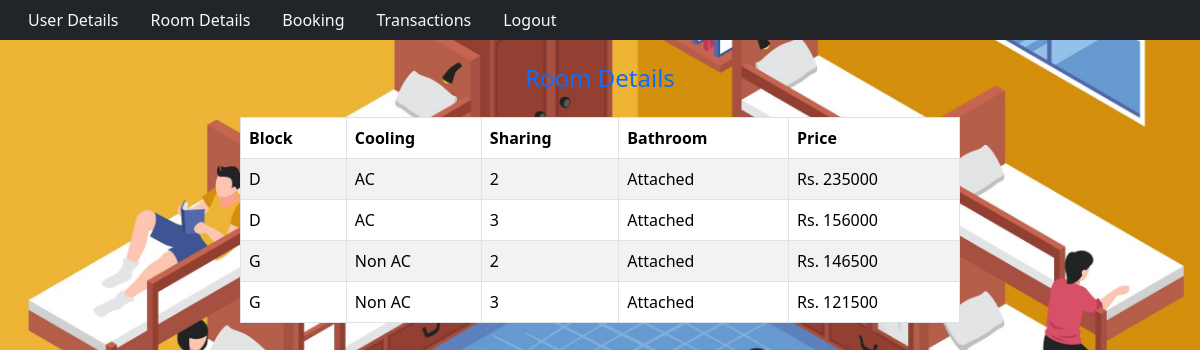
The page /booking/details on the database as committed earlier.
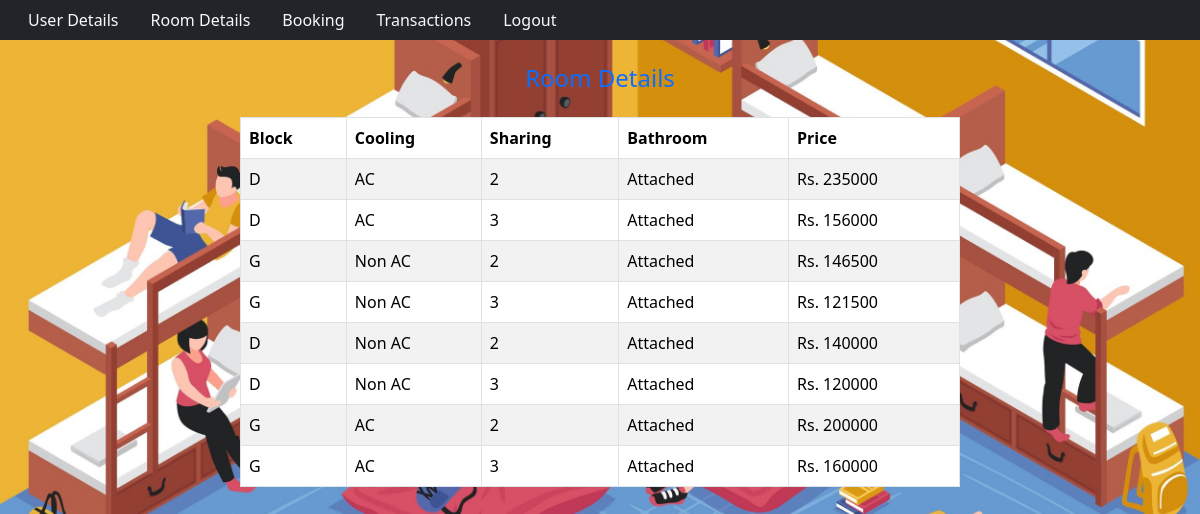
The same page on the database as committed later.
### booking/models.py (models this page shows, shortened)
class hostel_details(models.Model):
    cooling = models.CharField(max_length=10)
    block = models.CharField(max_length=1)
    sharing = models.IntegerField()
    bathroom = models.CharField(max_length=10)
    price = models.IntegerField()

### booking/views.py (the view)
# urls.py: path("details", views.details, name="details"),
def details(request):
    room_details = hostel_details.objects.all()
    return render(request, "booking/details.html", {"room_details": room_details})

### booking/templates/booking/details.html
{% extends 'booking/layout.html' %}
{% block body %}
<h4 class="mt-4 text-center text-primary">Room Details</h4>
<div class="table-responsive mt-4">
  <table class="table table-bordered table-striped mx-auto" style="max-width: 60%;">
    <thead class="thead-dark">
      <tr>
        <th scope="col">Block</th>
        <th scope="col">Cooling</th>
        <th scope="col">Sharing</th>
        <th scope="col">Bathroom</th>
        <th scope="col">Price</th>
      </tr>
    </thead>
    <tbody>
      {% for x in room_details %}
      <tr>
        <td>{{ x.block }}</td>
        <td>{{ x.cooling }}</td>
        <td>{{ x.sharing }}</td>
        <td>{{ x.bathroom }}</td>
        <td>Rs. {{ x.price }}</td>
      </tr>
      {% endfor %}
    </tbody>
  </table>
</div>
{% endblock %}

### booking/templates/booking/layout.html (shortened to what this page needs)
{% load static %}
<!DOCTYPE html>
<html lang = "en">
    <head>
        <link href="https://cdn.jsdelivr.net/npm/bootstrap@5.3.2/dist/css/bootstrap.min.css" rel="stylesheet">
    </head>
    <body >
        <div class="container-fluid bg-dark">
            <ul class="nav nav-pills">
                <li class="nav-item">
                    <a class="nav-link text-light" href="{% url 'index' %}">User Details</a>
                </li>
                <li class="nav-item">
                    <a class="nav-link text-light" href="{% url 'details' %}">Room Details</a>
                </li>
                <li class="nav-item">
                    <a class="nav-link text-light" href="{% url 'booking' %}">Booking</a>
                </li>
                <li class="nav-item">
                    <a class="nav-link text-light" href="{% url 'transaction' %}">Transactions</a>
                </li>
                <li class="nav-item">
                    <a class="nav-link text-light" href="{% url 'logout' %}">Logout</a>
                </li>
            </ul>
        </div>
        {% block body %}
        {% endblock %}
    </body>
</html>

Rows that differ between the two databases and show on the page:
added hostel_details: block "D", cooling "Non AC", sharing "2", bathroom "Attached", price "140000"
added hostel_details: block "D", cooling "Non AC", sharing "3", bathroom "Attached", price "120000"
added hostel_details: block "G", cooling "AC", sharing "2", bathroom "Attached", price "200000"
added hostel_details: block "G", cooling "AC", sharing "3", bathroom "Attached", price "160000"
